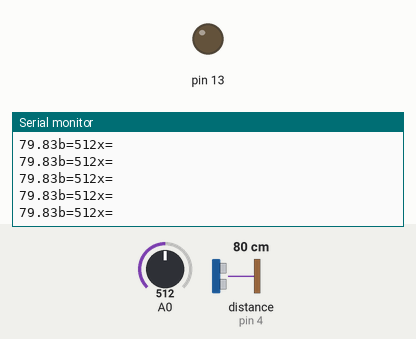
The sketch below on a simulated Arduino Uno, built with avr-gcc and run on an emulated ATmega328P. On the bench: output pins drawn as LEDs (lit = HIGH), the last lines printed to the serial monitor. Wiring (inferred from the names in the program): ultrasonic range finder: trigger pin 5; echo pin 4. The test bench sets the inputs (shaded band); at power-on: A0 = 512, distance to the obstacle (sensor on pin 4) 80 cm. The echo pulse lasts 58.3 µs per cm; pins used as bus, display or sensor lines are not drawn.

Above: at 4.2 s.
4.3 s: A0 set to 982
At 5.3 s:
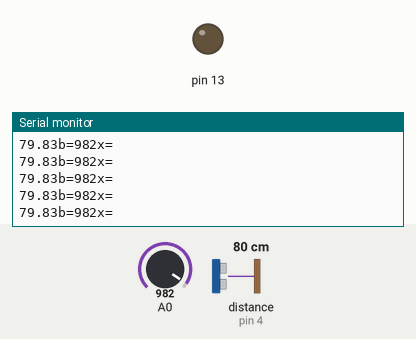
5.8 s: A0 set to 1018
At 6.3 s:
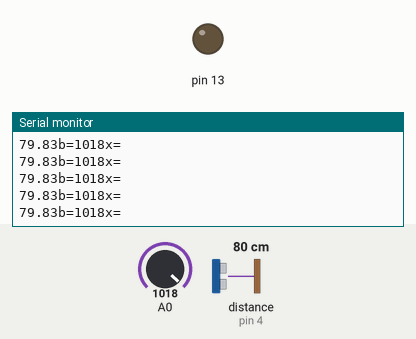
Timing chart, 0 to 8.8 s (numbered marks = the images above; inputs shaded):
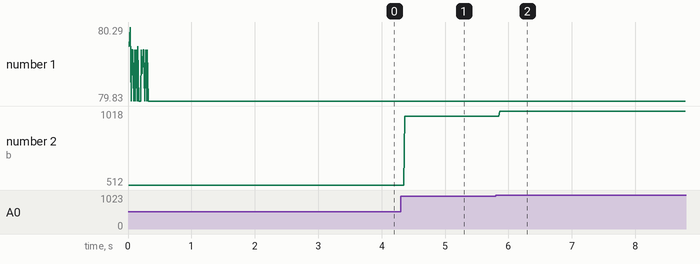

The sketch:

light_contro_with_ultra.ino
```cpp
int trig=5;
int echo=4;
long y;
void setup() {Serial.begin(9600);
  // put your setup code here, to run once:
 pinMode(trig,OUTPUT);
pinMode(echo,INPUT);
pinMode(13,OUTPUT); pinMode(A0,INPUT);
}

void loop() {
  y=distance();int b=analogRead(A0);
  Serial.print("b="); Serial.print(b);
  if(b==700)
  {
  if (y<200)
 {
  digitalWrite(13,HIGH);
  delay(500);
  digitalWrite(13,LOW);
  }
  else{digitalWrite(13,LOW);

  }
}
}
  long distance()
{
digitalWrite(trig,HIGH);
delayMicroseconds(10);
digitalWrite(trig,LOW);
delayMicroseconds(2);
long x=pulseIn(echo,HIGH);
Serial.print("x=\n");
Serial.print(x/58.2);
x=x/58.2;
delay(5);
return x;
}
  // put your main code here, to run repeatedly:
```

Measured:
- after the input at 4.3 s, the serial monitor: prints a new line after 0.06 s (image 1)
- after the input at 5.8 s, the serial monitor: prints a new line after 0.06 s (image 2)
- plotted number 2: 512 → 982 after the input at 4.3 s, 982 → 1018 after the input at 5.8 s
